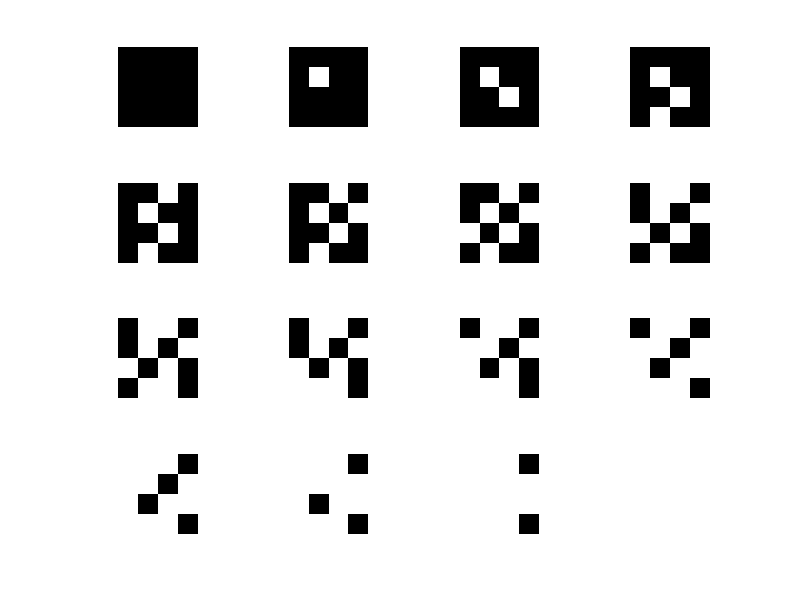

MATLAB code to generate this figure: (Note: this script raises an error after producing the figure.)
%Halftone
clear
close all
% ---------------- generate my codebook -----------
V(:,:,1) = [0 0 0 0; 0 0 0 0; 0 0 0 0; 0 0 0 0];
V(:,:,2) = [0 0 0 0; 0 1 0 0; 0 0 0 0; 0 0 0 0];
V(:,:,3) = [0 0 0 0; 0 1 0 0; 0 0 1 0; 0 0 0 0];
V(:,:,4) = [0 0 0 0; 0 1 0 0; 0 0 1 0; 0 1 0 0];
V(:,:,5) = [0 0 1 0; 0 1 0 0; 0 0 1 0; 0 1 0 0];
V(:,:,6) = [0 0 1 0; 0 1 0 1; 0 0 1 0; 0 1 0 0];
V(:,:,7) = [0 0 1 0; 0 1 0 1; 1 0 1 0; 0 1 0 0];
V(:,:,8) = [0 1 1 0; 0 1 0 1; 1 0 1 0; 0 1 0 0];
V(:,:,9) = [0 1 1 0; 0 1 0 1; 1 0 1 0; 0 1 1 0];
V(:,:,10) = [0 1 1 0; 0 1 0 1; 1 0 1 0; 1 1 1 0];
V(:,:,11) = [0 1 1 0; 1 1 0 1; 1 0 1 0; 1 1 1 0];
V(:,:,12) = [0 1 1 0; 1 1 0 1; 1 0 1 1; 1 1 1 0];
V(:,:,13) = [1 1 1 0; 1 1 0 1; 1 0 1 1; 1 1 1 0];
V(:,:,14) = [1 1 1 0; 1 1 1 1; 1 0 1 1; 1 1 1 0];
V(:,:,15) = [1 1 1 0; 1 1 1 1; 1 1 1 1; 1 1 1 0];
V(:,:,16) = [1 1 1 1; 1 1 1 1; 1 1 1 1; 1 1 1 1];
% ====================================================
figure   % show all the codewords in my codebook 
for i = 1:16
    subplot(4,4,i)
    imshow(V(:,:,i))
    pause
end

A = imread('Lenna.png');
Gra = rgb2gray(A);   % for color image, convert to gray image first 
%Gra = A;
QGra = zeros(size(Gra));
Ro = size(Gra,1);Co = size(Gra,2);  % Ro and Co must be integers of 2^n
Rv = size(V,1);Cv = size(V,2);Dv = size(V,3);

% --------------- perform halftoning block by block ----------
for i = 1:Rv:Ro
    for j = 1:Cv:Co
        Temp1 = im2double(Gra(i:i+Rv-1,j:j+Cv-1));
       
        ind = 1;
        
        for k = 1:Dv
            Temp2 = (k-1)/(Dv-1); % The ratio of the # of white pixels to 
                                  % the total # of pixels in a codeword.
            dis = mean2(Temp1);   % The average gray level in an image block.
            if(dis <= Temp2)      % Finding the codeword that is the closest 
                ind = k;          % to an image block in the sense of 
                break;            % average intensity.
            end
        end
        QGra(i:i+Rv-1,j:j+Cv-1) = V(:,:,ind);
    end
end
% =======================================================

figure
imshow(Gra)
title('Original');
figure
imshow(QGra)
title('HalfTone');